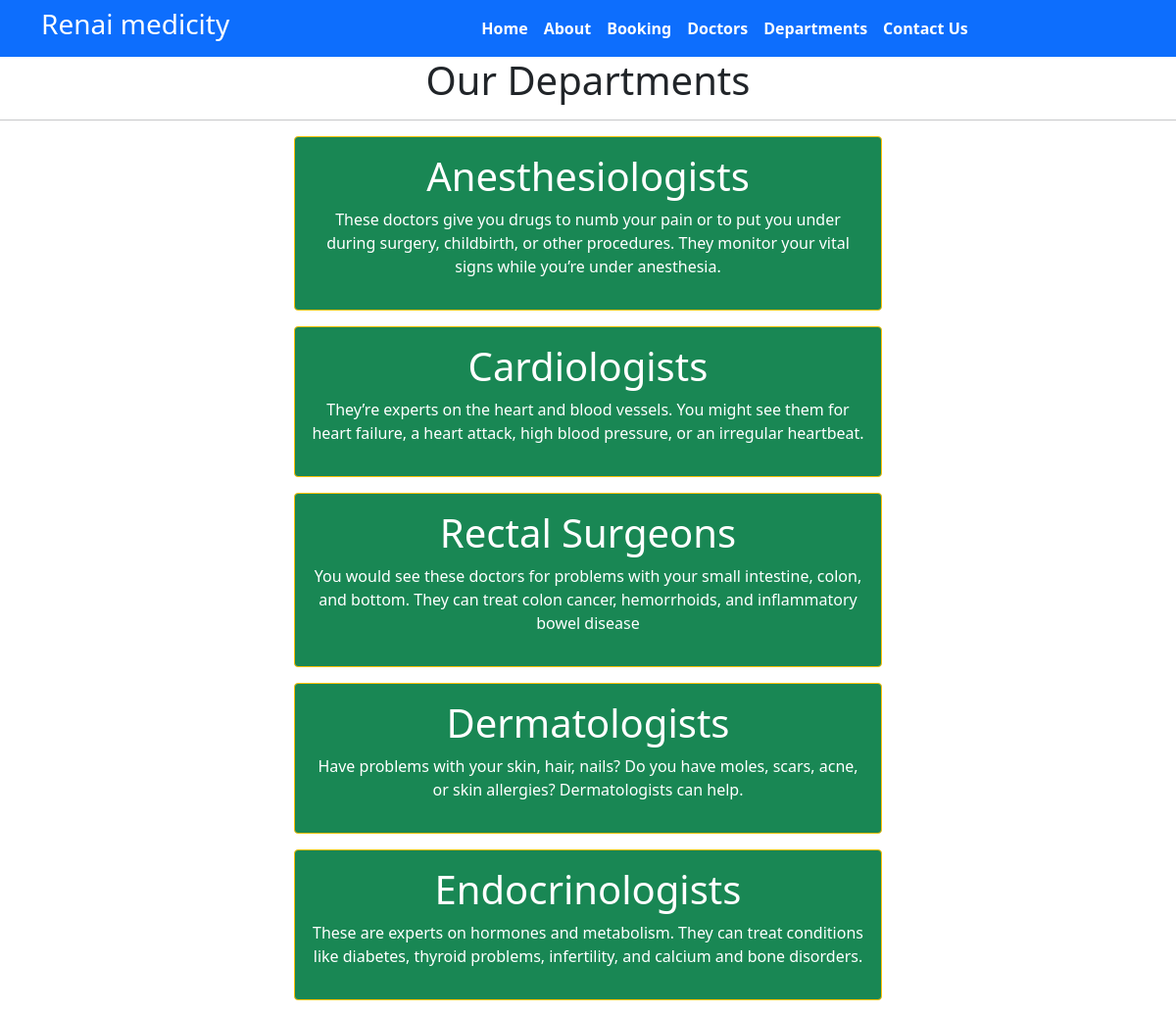
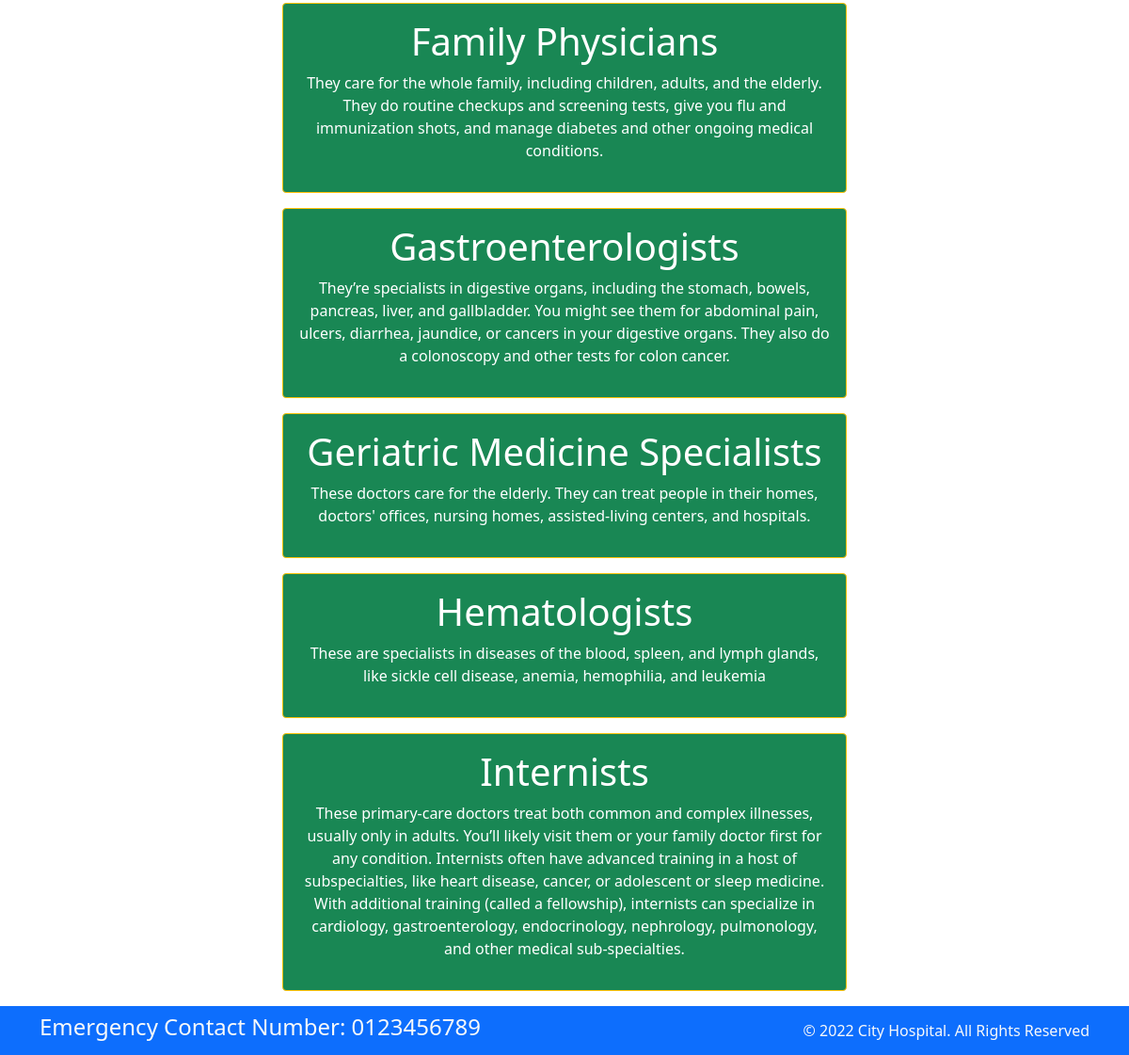
Screenshot of /department with the database file from the repository (2 pictures, top to bottom).
### drapp/models.py (models this page shows, shortened)
class Department(models.Model):
    dep_name=models.CharField(max_length=100)
    dep_decription=models.TextField()

### drapp/views.py (the view)
# urls.py: path('department',views.department,name='department'),
def department(request):
    dict_dept={
            'dept':Department.objects.all()
        }
    return render(request,'department.html',dict_dept)

### template/department.html (shortened to what this page needs)
{% extends 'base.html' %}
{% block content%}
<h1 class="text-center"> Our Departments </h1>
<hr>
{% for d in dept %}
<div class="mx-auto w-50 bg-success text-center text-white p-3 my-3 border border-warning rounded">
    <h1>{{d.dep_name}}</h1>
    <p>{{d.dep_decription}}</p>
</div>
{% endfor %}
{% endblock %}

### rows the page displays
Department: dep_name "Anesthesiologists", dep_decription "These doctors give you drugs to numb your pain or to put you under during surgery, childbirth, or other procedures. They monitor your vital signs while you’re under anesthesia."
Department: dep_name "Cardiologists", dep_decription "They’re experts on the heart and blood vessels. You might see them for heart failure, a heart attack, high blood pressure, or an irregular heartbeat."
Department: dep_name "Rectal Surgeons", dep_decription "You would see these doctors for problems with your small intestine, colon, and bottom. They can treat colon cancer, hemorrhoids, and inflammatory bowel disease"
Department: dep_name "Dermatologists", dep_decription "Have problems with your skin, hair, nails? Do you have moles, scars, acne, or skin allergies? Dermatologists can help."
Department: dep_name "Endocrinologists", dep_decription "These are experts on hormones and metabolism. They can treat conditions like diabetes, thyroid problems, infertility, and calcium and bone disorders."
Department: dep_name "Family Physicians", dep_decription "They care for the whole family, including children, adults, and the elderly. They do routine checkups and screening tests, give you flu and immunization shots, and manage diabetes and other ongoing medical conditions."
Department: dep_name "Gastroenterologists", dep_decription "They’re specialists in digestive organs, including the stomach, bowels, pancreas, liver, and gallbladder. You might see them for abdominal pain, ulcers, diarrhea, jaundice, or cancers in your digestive organs. They also do a colonoscopy and other tests for colon cancer."
Department: dep_name "Geriatric Medicine Specialists", dep_decription "These doctors care for the elderly. They can treat people in their homes, doctors' offices, nursing homes, assisted-living centers, and hospitals."
Department: dep_name "Hematologists", dep_decription "These are specialists in diseases of the blood, spleen, and lymph glands, like sickle cell disease, anemia, hemophilia, and leukemia"
Department: dep_name "Internists", dep_decription "These primary-care doctors treat both common and complex illnesses, usually only in adults. You’ll likely visit them or your family doctor first for any condition. Internists often have advanced training in a host of subspecialties, like heart disease, cancer, or adolescent or sleep medicine. With additional training (called a fellowship), internists can specialize in cardiology, gastroenterology, endocrinology, nephrology, pulmonology, and other medical sub-specialties."
